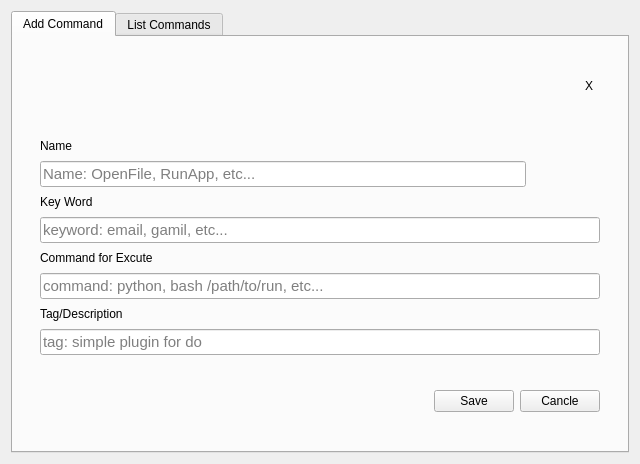
<?xml version="1.0" encoding="UTF-8"?>
<ui version="4.0">
 <class>Form</class>
 <widget class="QWidget" name="Form">
  <property name="geometry">
   <rect>
    <x>0</x>
    <y>0</y>
    <width>640</width>
    <height>464</height>
   </rect>
  </property>
  <property name="windowTitle">
   <string>Form</string>
  </property>
  <layout class="QGridLayout" name="gridLayout_2">
   <item row="0" column="0">
    <widget class="QTabWidget" name="tab_widget">
     <property name="tabPosition">
      <enum>QTabWidget::North</enum>
     </property>
     <property name="currentIndex">
      <number>0</number>
     </property>
     <property name="iconSize">
      <size>
       <width>30</width>
       <height>30</height>
      </size>
     </property>
     <property name="elideMode">
      <enum>Qt::ElideMiddle</enum>
     </property>
     <property name="movable">
      <bool>true</bool>
     </property>
     <widget class="QWidget" name="page_add" native="true">
      <attribute name="title">
       <string>Add Command</string>
      </attribute>
      <layout class="QGridLayout" name="gridLayout_6">
       <item row="0" column="0">
        <widget class="QFrame" name="frame">
         <property name="frameShape">
          <enum>QFrame::NoFrame</enum>
         </property>
         <property name="frameShadow">
          <enum>QFrame::Plain</enum>
         </property>
         <layout class="QGridLayout" name="gridLayout_5">
          <item row="0" column="0">
           <widget class="QFrame" name="frame_alert">
            <property name="sizePolicy">
             <sizepolicy hsizetype="Preferred" vsizetype="Fixed">
              <horstretch>0</horstretch>
              <verstretch>0</verstretch>
             </sizepolicy>
            </property>
            <property name="frameShape">
             <enum>QFrame::NoFrame</enum>
            </property>
            <property name="frameShadow">
             <enum>QFrame::Plain</enum>
            </property>
            <layout class="QGridLayout" name="gridLayout">
             <item row="0" column="0">
              <widget class="QLabel" name="msg_alert">
               <property name="text">
                <string/>
               </property>
              </widget>
             </item>
             <item row="0" column="1">
              <widget class="QToolButton" name="btn_alert">
               <property name="text">
                <string>X</string>
               </property>
               <property name="autoRaise">
                <bool>true</bool>
               </property>
              </widget>
             </item>
            </layout>
           </widget>
          </item>
          <item row="1" column="0">
           <widget class="QFrame" name="frame_2">
            <property name="sizePolicy">
             <sizepolicy hsizetype="Preferred" vsizetype="Fixed">
              <horstretch>0</horstretch>
              <verstretch>0</verstretch>
             </sizepolicy>
            </property>
            <property name="frameShape">
             <enum>QFrame::NoFrame</enum>
            </property>
            <property name="frameShadow">
             <enum>QFrame::Plain</enum>
            </property>
            <layout class="QGridLayout" name="gridLayout_3">
             <property name="verticalSpacing">
              <number>8</number>
             </property>
             <item row="4" column="0" colspan="2">
              <widget class="QLineEdit" name="line_key">
               <property name="font">
                <font>
                 <pointsize>11</pointsize>
                </font>
               </property>
               <property name="placeholderText">
                <string>keyword: email, gamil, etc...</string>
               </property>
              </widget>
             </item>
             <item row="3" column="0">
              <widget class="QLabel" name="label">
               <property name="sizePolicy">
                <sizepolicy hsizetype="Preferred" vsizetype="Fixed">
                 <horstretch>0</horstretch>
                 <verstretch>0</verstretch>
                </sizepolicy>
               </property>
               <property name="text">
                <string>Key Word</string>
               </property>
              </widget>
             </item>
             <item row="5" column="0">
              <widget class="QLabel" name="label_2">
               <property name="text">
                <string>Command for Excute</string>
               </property>
              </widget>
             </item>
             <item row="1" column="0">
              <widget class="QLabel" name="label_4">
               <property name="text">
                <string>Name</string>
               </property>
              </widget>
             </item>
             <item row="7" column="0">
              <widget class="QLabel" name="label_3">
               <property name="text">
                <string>Tag/Description</string>
               </property>
              </widget>
             </item>
             <item row="0" column="1" rowspan="4">
              <widget class="QToolButton" name="btn_image">
               <property name="text">
                <string/>
               </property>
               <property name="iconSize">
                <size>
                 <width>60</width>
                 <height>60</height>
                </size>
               </property>
               <property name="autoRaise">
                <bool>true</bool>
               </property>
              </widget>
             </item>
             <item row="2" column="0">
              <widget class="QLineEdit" name="line_name">
               <property name="font">
                <font>
                 <pointsize>11</pointsize>
                </font>
               </property>
               <property name="placeholderText">
                <string>Name: OpenFile, RunApp, etc...</string>
               </property>
              </widget>
             </item>
             <item row="6" column="0" colspan="2">
              <widget class="QLineEdit" name="line_cmd">
               <property name="font">
                <font>
                 <pointsize>11</pointsize>
                </font>
               </property>
               <property name="placeholderText">
                <string>command: python, bash /path/to/run, etc...</string>
               </property>
              </widget>
             </item>
             <item row="8" column="0" colspan="2">
              <widget class="QLineEdit" name="line_tag">
               <property name="font">
                <font>
                 <pointsize>11</pointsize>
                </font>
               </property>
               <property name="placeholderText">
                <string>tag: simple plugin for do</string>
               </property>
              </widget>
             </item>
            </layout>
           </widget>
          </item>
          <item row="2" column="0">
           <widget class="QFrame" name="frame_4">
            <property name="sizePolicy">
             <sizepolicy hsizetype="Preferred" vsizetype="Fixed">
              <horstretch>0</horstretch>
              <verstretch>0</verstretch>
             </sizepolicy>
            </property>
            <property name="frameShape">
             <enum>QFrame::NoFrame</enum>
            </property>
            <property name="frameShadow">
             <enum>QFrame::Plain</enum>
            </property>
            <layout class="QGridLayout" name="gridLayout_4">
             <item row="0" column="2">
              <widget class="QPushButton" name="btn_cancle">
               <property name="text">
                <string>Cancle</string>
               </property>
              </widget>
             </item>
             <item row="0" column="1">
              <widget class="QPushButton" name="btn_save">
               <property name="text">
                <string>Save</string>
               </property>
              </widget>
             </item>
             <item row="0" column="0">
              <spacer name="horizontalSpacer">
               <property name="orientation">
                <enum>Qt::Horizontal</enum>
               </property>
               <property name="sizeHint" stdset="0">
                <size>
                 <width>40</width>
                 <height>20</height>
                </size>
               </property>
              </spacer>
             </item>
            </layout>
           </widget>
          </item>
         </layout>
        </widget>
       </item>
      </layout>
     </widget>
     <widget class="QWidget" name="page_list" native="true">
      <attribute name="title">
       <string>List Commands</string>
      </attribute>
      <layout class="QGridLayout" name="gridLayout_8">
       <item row="0" column="0">
        <widget class="QFrame" name="frame_3">
         <property name="frameShape">
          <enum>QFrame::NoFrame</enum>
         </property>
         <property name="frameShadow">
          <enum>QFrame::Plain</enum>
         </property>
         <layout class="QGridLayout" name="gridLayout_7">
          <item row="0" column="0">
           <widget class="QToolButton" name="btn_search">
            <property name="text">
             <string/>
            </property>
           </widget>
          </item>
          <item row="0" column="1">
           <widget class="QLineEdit" name="line_search">
            <property name="font">
             <font>
              <pointsize>11</pointsize>
             </font>
            </property>
            <property name="placeholderText">
             <string>type for search</string>
            </property>
           </widget>
          </item>
         </layout>
        </widget>
       </item>
       <item row="1" column="0">
        <widget class="QTableWidget" name="table_widget">
         <column>
          <property name="text">
           <string>Icon</string>
          </property>
         </column>
         <column>
          <property name="text">
           <string>Name</string>
          </property>
         </column>
         <column>
          <property name="text">
           <string>Key</string>
          </property>
         </column>
         <column>
          <property name="text">
           <string>Command</string>
          </property>
         </column>
         <column>
          <property name="text">
           <string>Tag</string>
          </property>
         </column>
         <column>
          <property name="text">
           <string>Status</string>
          </property>
         </column>
        </widget>
       </item>
      </layout>
     </widget>
    </widget>
   </item>
  </layout>
 </widget>
 <resources/>
 <connections/>
</ui>
